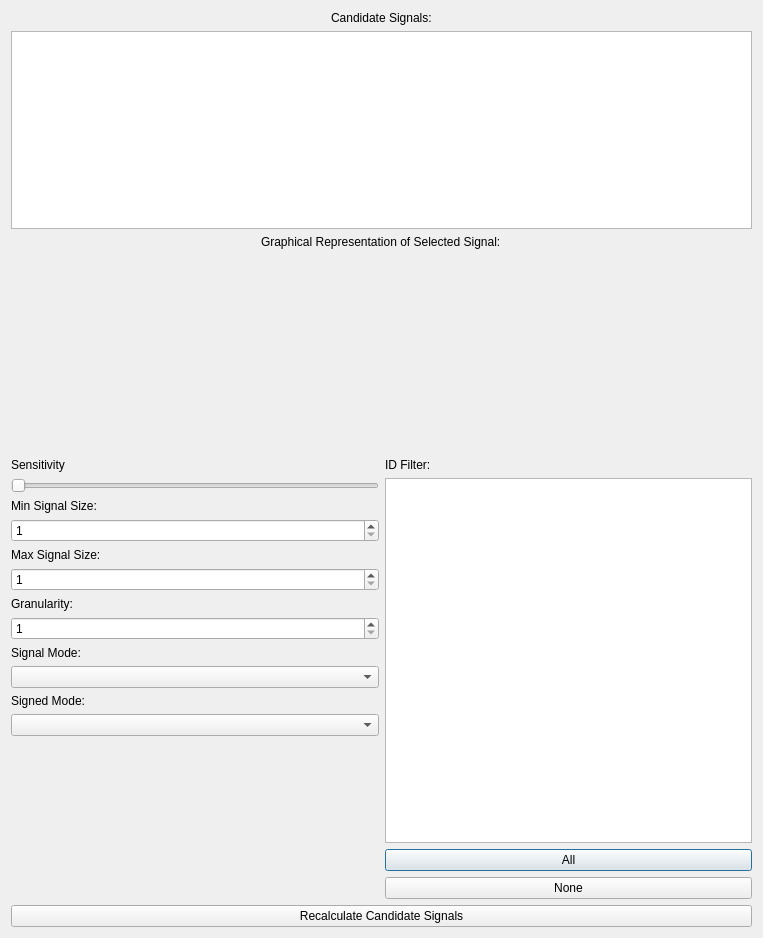
<?xml version="1.0" encoding="UTF-8"?>
<ui version="4.0">
 <class>RangeStateWindow</class>
 <widget class="QDialog" name="RangeStateWindow">
  <property name="geometry">
   <rect>
    <x>0</x>
    <y>0</y>
    <width>763</width>
    <height>938</height>
   </rect>
  </property>
  <property name="windowTitle">
   <string>Range State Window</string>
  </property>
  <layout class="QVBoxLayout" name="verticalLayout">
   <item>
    <layout class="QVBoxLayout" name="verticalLayout_4" stretch="0,2,0,2">
     <item alignment="Qt::AlignHCenter">
      <widget class="QLabel" name="label_7">
       <property name="text">
        <string>Candidate Signals:</string>
       </property>
      </widget>
     </item>
     <item>
      <widget class="QListWidget" name="listCandidates"/>
     </item>
     <item alignment="Qt::AlignHCenter">
      <widget class="QLabel" name="label_8">
       <property name="text">
        <string>Graphical Representation of Selected Signal:</string>
       </property>
      </widget>
     </item>
     <item>
      <widget class="QCustomPlot" name="graphSignal" native="true">
       <property name="sizePolicy">
        <sizepolicy hsizetype="Expanding" vsizetype="Expanding">
         <horstretch>0</horstretch>
         <verstretch>0</verstretch>
        </sizepolicy>
       </property>
      </widget>
     </item>
    </layout>
   </item>
   <item>
    <layout class="QHBoxLayout" name="horizontalLayout">
     <item>
      <layout class="QVBoxLayout" name="verticalLayout_3">
       <item>
        <widget class="QLabel" name="label">
         <property name="text">
          <string>Sensitivity</string>
         </property>
        </widget>
       </item>
       <item>
        <widget class="QSlider" name="slideSensitivity">
         <property name="minimum">
          <number>10</number>
         </property>
         <property name="maximum">
          <number>250</number>
         </property>
         <property name="orientation">
          <enum>Qt::Horizontal</enum>
         </property>
        </widget>
       </item>
       <item>
        <widget class="QLabel" name="label_2">
         <property name="text">
          <string>Min Signal Size:</string>
         </property>
        </widget>
       </item>
       <item>
        <widget class="QSpinBox" name="spinMinSigSize">
         <property name="minimum">
          <number>1</number>
         </property>
         <property name="maximum">
          <number>32</number>
         </property>
        </widget>
       </item>
       <item>
        <widget class="QLabel" name="label_3">
         <property name="text">
          <string>Max Signal Size:</string>
         </property>
        </widget>
       </item>
       <item>
        <widget class="QSpinBox" name="spinMaxSigSize">
         <property name="minimum">
          <number>1</number>
         </property>
         <property name="maximum">
          <number>32</number>
         </property>
        </widget>
       </item>
       <item>
        <widget class="QLabel" name="label_4">
         <property name="text">
          <string>Granularity:</string>
         </property>
        </widget>
       </item>
       <item>
        <widget class="QSpinBox" name="spinGranularity">
         <property name="minimum">
          <number>1</number>
         </property>
         <property name="maximum">
          <number>32</number>
         </property>
        </widget>
       </item>
       <item>
        <widget class="QLabel" name="label_5">
         <property name="text">
          <string>Signal Mode:</string>
         </property>
        </widget>
       </item>
       <item>
        <widget class="QComboBox" name="cbSignalMode"/>
       </item>
       <item>
        <widget class="QLabel" name="label_9">
         <property name="text">
          <string>Signed Mode:</string>
         </property>
        </widget>
       </item>
       <item>
        <widget class="QComboBox" name="cbSignedMode"/>
       </item>
       <item>
        <spacer name="verticalSpacer">
         <property name="orientation">
          <enum>Qt::Vertical</enum>
         </property>
         <property name="sizeHint" stdset="0">
          <size>
           <width>20</width>
           <height>40</height>
          </size>
         </property>
        </spacer>
       </item>
      </layout>
     </item>
     <item>
      <layout class="QVBoxLayout" name="verticalLayout_2">
       <item>
        <widget class="QLabel" name="label_6">
         <property name="text">
          <string>ID Filter:</string>
         </property>
        </widget>
       </item>
       <item>
        <widget class="QListWidget" name="listFilter"/>
       </item>
       <item>
        <widget class="QPushButton" name="btnAllFilter">
         <property name="text">
          <string>All</string>
         </property>
        </widget>
       </item>
       <item>
        <widget class="QPushButton" name="btnNoneFilter">
         <property name="text">
          <string>None</string>
         </property>
        </widget>
       </item>
      </layout>
     </item>
    </layout>
   </item>
   <item>
    <widget class="QPushButton" name="btnRecalc">
     <property name="text">
      <string>Recalculate Candidate Signals</string>
     </property>
    </widget>
   </item>
  </layout>
 </widget>
 <customwidgets>
  <customwidget>
   <class>QCustomPlot</class>
   <extends>QWidget</extends>
   <header>qcustomplot.h</header>
   <container>1</container>
  </customwidget>
 </customwidgets>
 <resources/>
 <connections/>
</ui>
